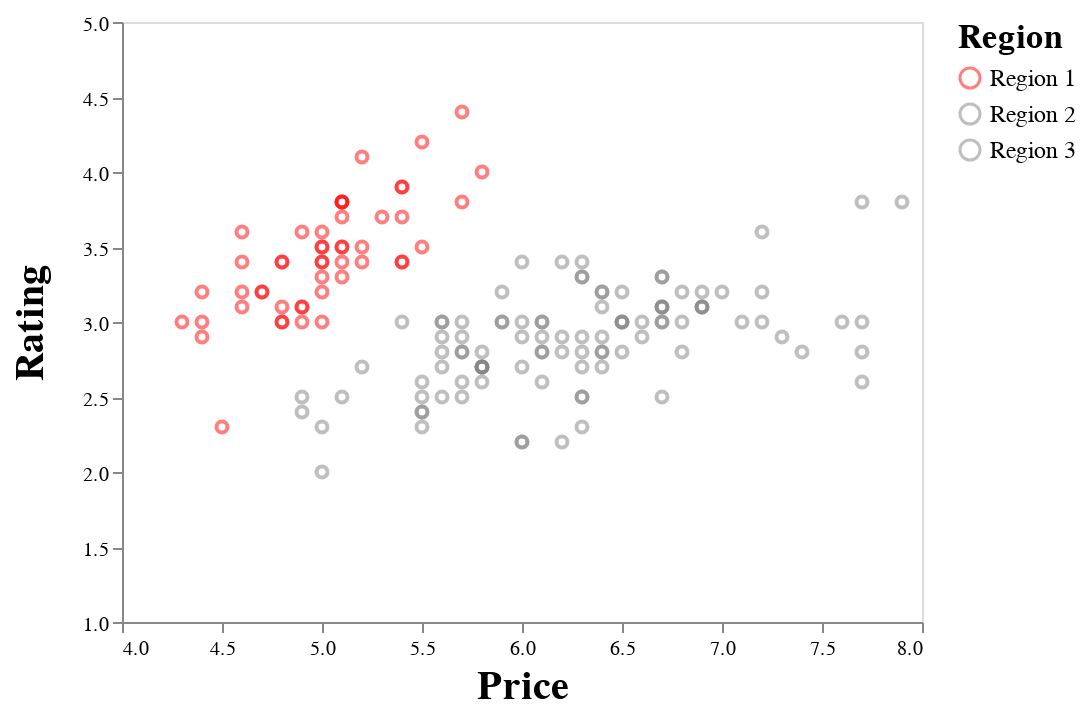

Notebook cell for this chart:
### Code cell
alt.Chart(iris).mark_point(opacity = 0.5).encode(
    alt.Y('sepalWidth:Q', title = "Rating", scale=alt.Scale(domain=[1, 5])),
    alt.X('sepalLength:Q', title = "Price", scale=alt.Scale(domain=[4, 8])),
    alt.Color('species', title = "Region", scale=alt.Scale(
        range=['red', 'grey', 'grey']), legend=alt.Legend(labelFontSize=12, titleFontSize=17))
).configure_axis(
    grid=False,
    labelFontSize=12,
    titleFontSize=20,
    labelFontStyle='Arial'
)

### Figure 1 — Vega-Lite specification as saved in the notebook (floating-point values rounded to 4 significant figures; data arrays with more than 128 entries replaced by an {"elided": "..."} marker saying what was removed)
{"$schema": "https://vega.github.io/schema/vega-lite/v3.4.0.json", "config": {"axis": {"grid": false, "labelFontSize": 12, "labelFontStyle": "Arial", "titleFontSize": 20}, "mark": {"tooltip": null}, "view": {"height": 300, "width": 400}}, "data": {"name": "data-db3b37edcaccca7131896c04a7c104a2"}, "datasets": {"data-db3b37edcaccca7131896c04a7c104a2": {"elided": "150 records"}}, "encoding": {"color": {"field": "species", "legend": {"labelFontSize": 12, "titleFontSize": 17}, "scale": {"range": ["red", "grey", "grey"]}, "title": "Region", "type": "nominal"}, "x": {"field": "sepalLength", "scale": {"domain": [4, 8]}, "title": "Price", "type": "quantitative"}, "y": {"field": "sepalWidth", "scale": {"domain": [1, 5]}, "title": "Rating", "type": "quantitative"}}, "mark": {"opacity": 0.5, "type": "point"}}
